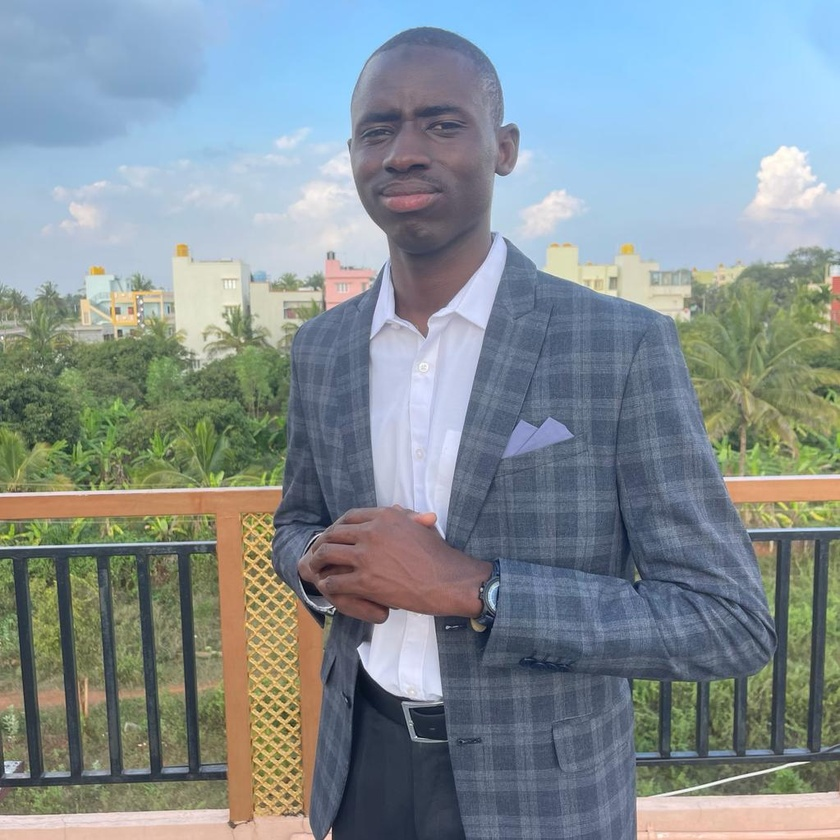
#> input picture assets/img/profile.jpg, 840 x 840 px, shrunk from 1023 x 1022 before the run
$ python remove_bg.py
#> lines starting #> are read from the running program, lines starting #| are printed output that depends on the picture; after the words box and inside, x2 and y2 are one past the last pixel; in counts of white or black regions, pixels touching at a corner belong together
from PIL import Image
import numpy as np

# Open the profile image
img = Image.open('assets/img/profile.jpg')
#> img is the input picture: PIL image 840x840 RGB; mean R, G, B 133.1, 144.7, 149.1

# Convert to RGBA if not already
if img.mode != 'RGBA':
    img = img.convert('RGBA')
#> img: PIL image 840x840 RGBA

# Convert to numpy array for processing
data = np.array(img)

# Get the background color (assuming it's the most common color in corners)
# Sample corners to determine background
corners = [
    data[0:10, 0:10],  # top-left
    data[0:10, -10:],  # top-right
    data[-10:, 0:10],  # bottom-left
    data[-10:, -10:]   # bottom-right
]

# Flatten corner pixels
corner_pixels = np.concatenate([c.reshape(-1, 4) for c in corners], axis=0)
#> corner_pixels = 400 rows, first 6: [140, 169, 199, 255], [140, 169, 199, 255], [140, 169, 199, 255], [140, 169, 199, 255], [140, 169, 199, 255], [140, 169, 199, 255]

# Find the most common color in corners (background)
unique_colors, counts = np.unique(corner_pixels, axis=0, return_counts=True)
#> unique_colors = 117 rows, first 6: [139, 168, 198, 255], [140, 169, 199, 255], [149, 210, 255, 255], [150, 208, 254, 255], [151, 209, 255, 255], [151, 210, 254, 255]; counts = 117 values, max 92 at index 1, min 1 at index 9, mean 3.42
background_color = unique_colors[np.argmax(counts)]
#> background_color = [140, 169, 199, 255]

# Create a mask for background removal
# Use a threshold to handle slight variations in background color
threshold = 30  # Adjust this value if needed (0-255)

# Calculate distance from background color
color_diff = np.abs(data[:, :, :3].astype(np.int16) - background_color[:3].astype(np.int16))
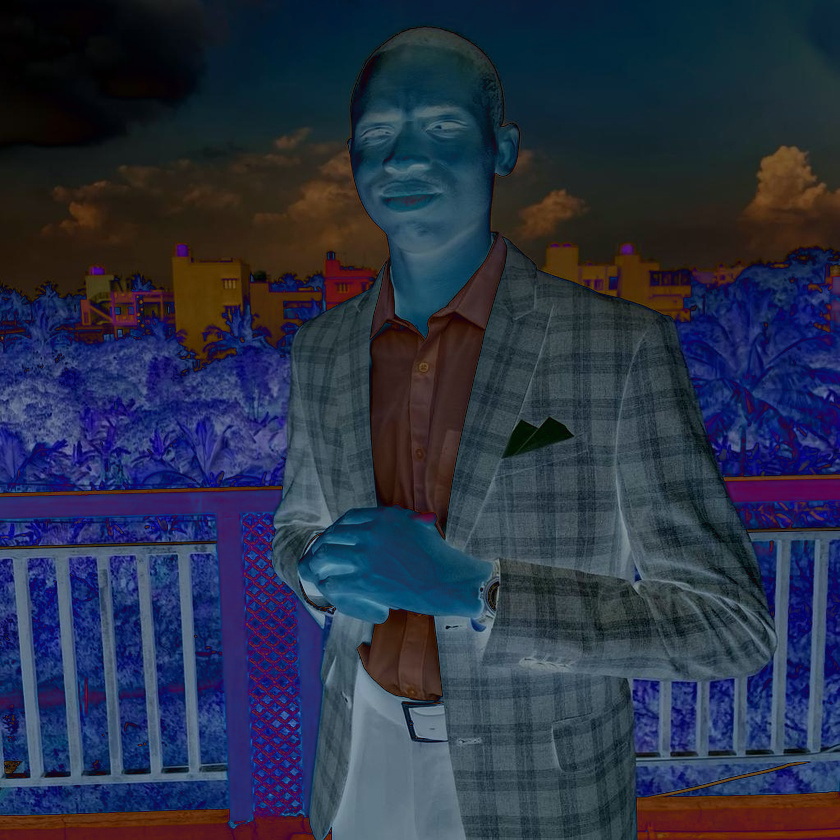
#> color_diff: shape (840, 840, 3) int16; mean R, G, B 41.2, 49.3, 70.8
distance = np.sqrt(np.sum(color_diff ** 2, axis=2))
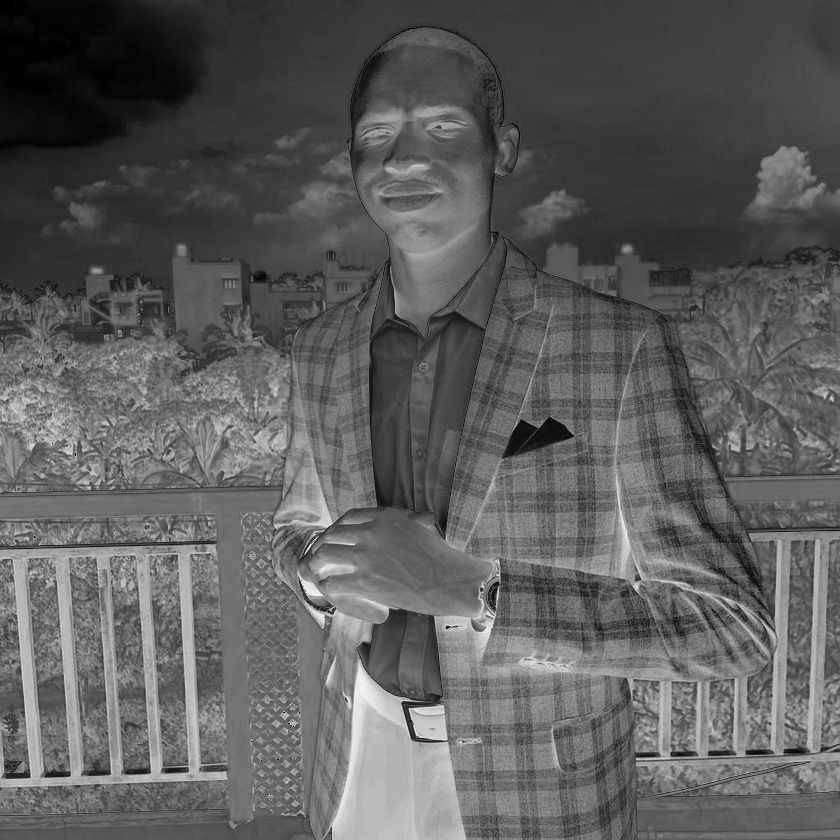
#> distance: shape (840, 840) float64; 0% of the values are NaN or infinite; the others: min 0, max 276.3, mean 101.3; drawn with min black, max white, NaN and infinite black

# Create mask: pixels close to background color become transparent
mask = distance > threshold
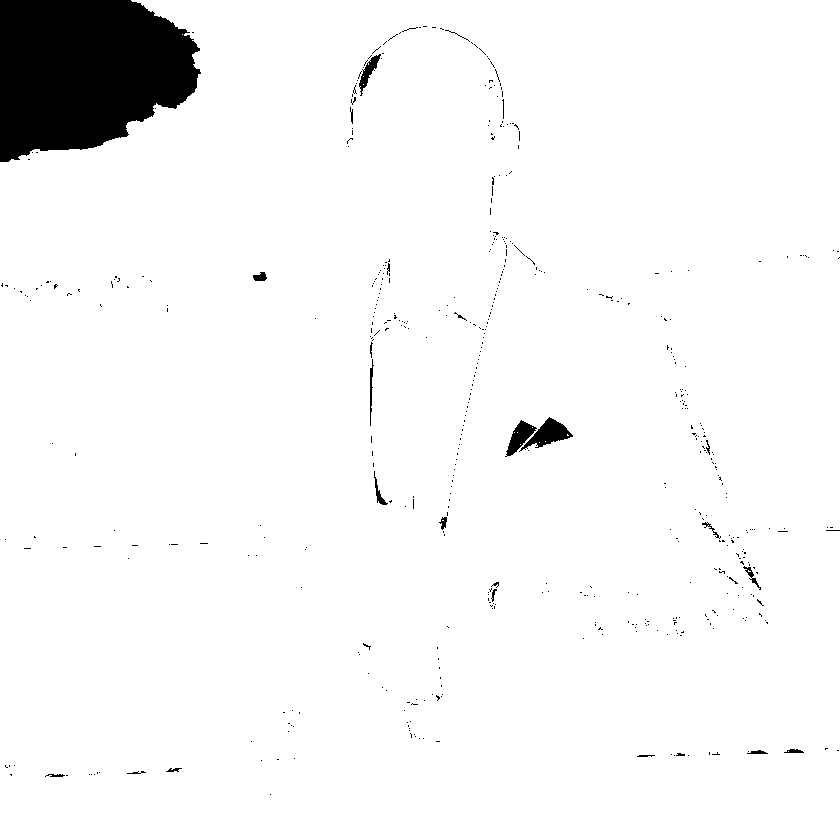
#> mask: shape (840, 840) bool; 95.9% white; 529 black regions (503 under 20 px), largest, box (x1, y1, x2, y2) and area: (0, 0, 201, 162) 25340, (519, 417, 573, 452) 728, (505, 420, 537, 457) 496

# Apply mask to alpha channel
data[:, :, 3] = data[:, :, 3] * mask
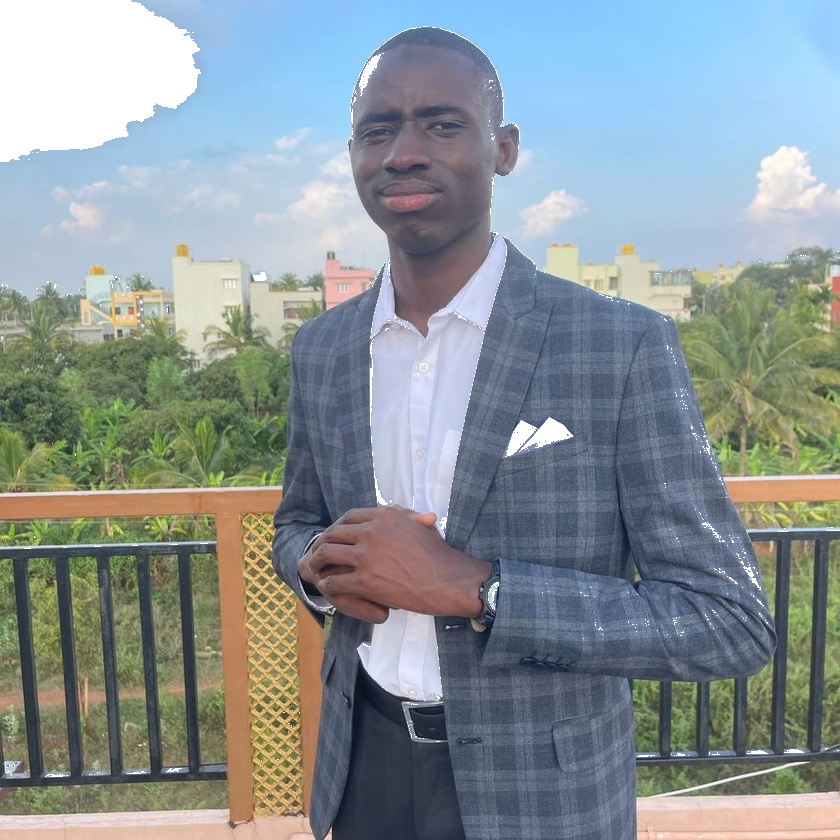
#> data: shape (840, 840, 4); mean R, G, B, A 133.1, 144.7, 149.1, 244.5; transparent parts drawn white

# Convert back to Image
result = Image.fromarray(data)

# Save the result
result.save('assets/img/profile.png', 'PNG')
print("Background removed successfully! Saved as profile.png")

$ run again, with assets/img/IMG_0820.jpg copied over assets/img/profile.jpg
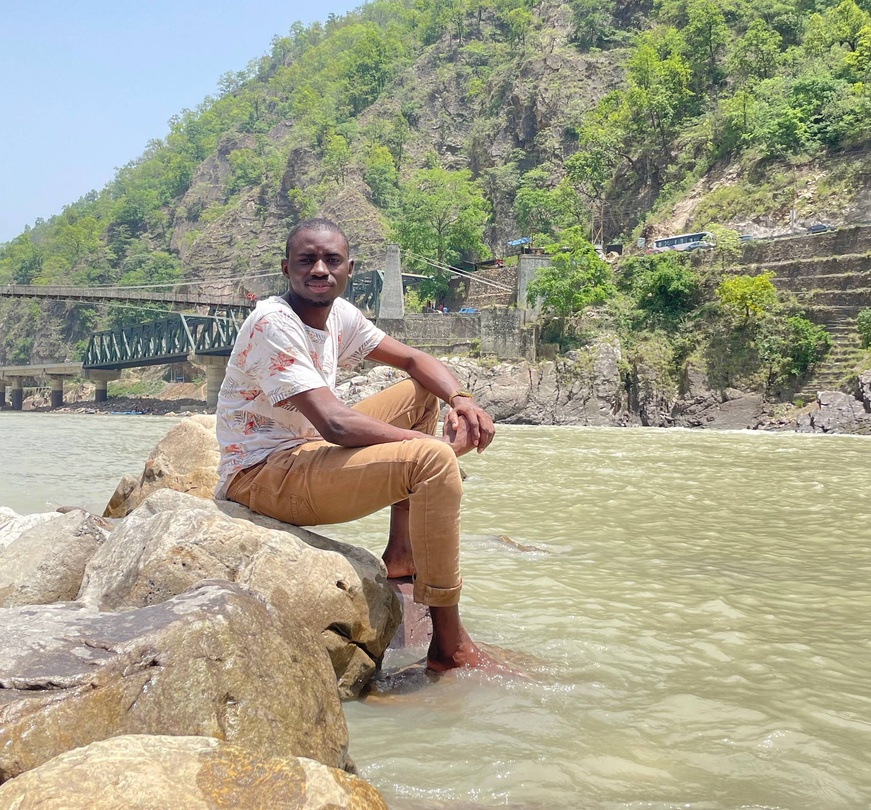
#> input picture assets/img/IMG_0820.jpg, 871 x 810 px, shrunk from 2512 x 2337 before the run
#> img is the input picture: PIL image 871x810 RGB; mean R, G, B 164, 161.6, 138.9
#> img: PIL image 871x810 RGBA
#> corner_pixels = 400 rows, first 6: [176, 208, 246, 255], [176, 208, 246, 255], [176, 208, 246, 255], [176, 208, 246, 255], [176, 208, 246, 255], [176, 208, 246, 255]
#> unique_colors = 246 rows, first 6: [45, 71, 42, 255], [51, 76, 46, 255], [53, 84, 53, 255], [55, 81, 52, 255], [56, 80, 46, 255], [56, 85, 55, 255]; counts = 246 values, max 43 at index 137, min 1 at index 0, mean 1.63
#> background_color = [176, 208, 246, 255]
#> `mask = distance > threshold`:
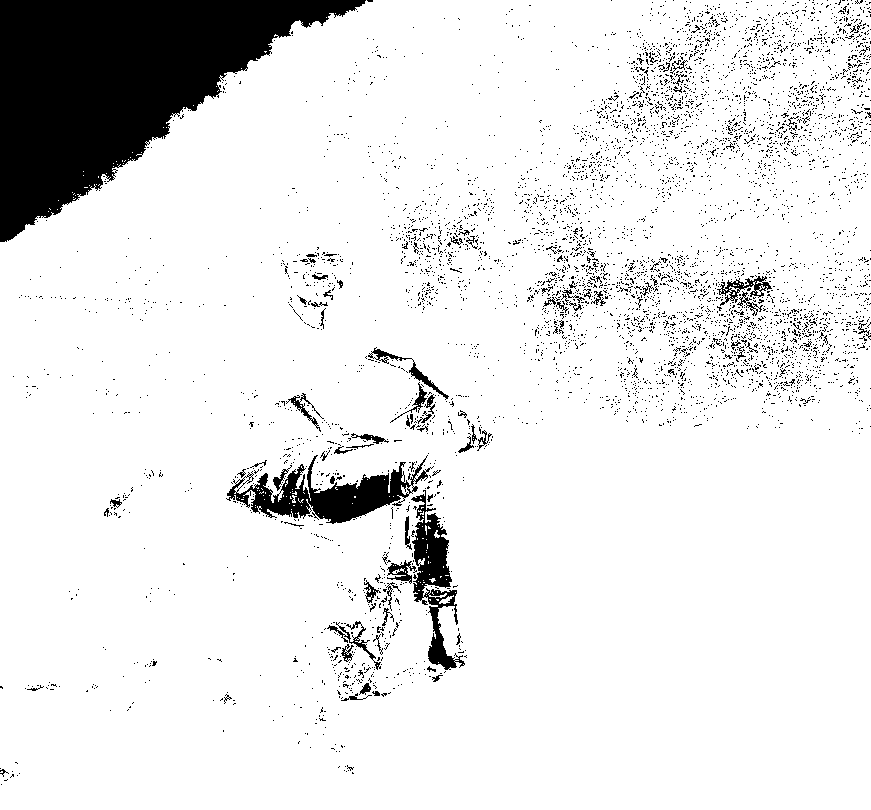
#> mask: shape (810, 871) bool; 90.1% white; 5445 black regions (5350 under 20 px), largest, box (x1, y1, x2, y2) and area: (0, 0, 366, 242) 43015, (226, 455, 434, 524) 5274, (411, 490, 465, 670) 3442
#> `data[:, :, 3] = data[:, :, 3] * mask`:
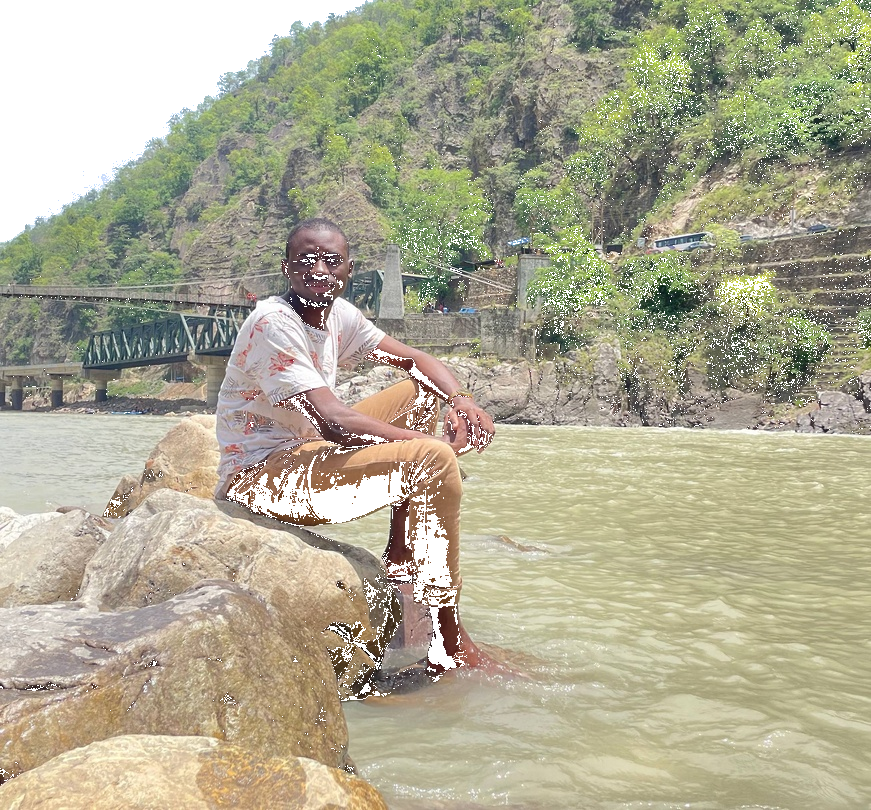
#> data: shape (810, 871, 4); mean R, G, B, A 164, 161.6, 138.9, 229.7; transparent parts drawn white

$ run again, with assets/img/diagnosis-ui.jpg copied over assets/img/profile.jpg
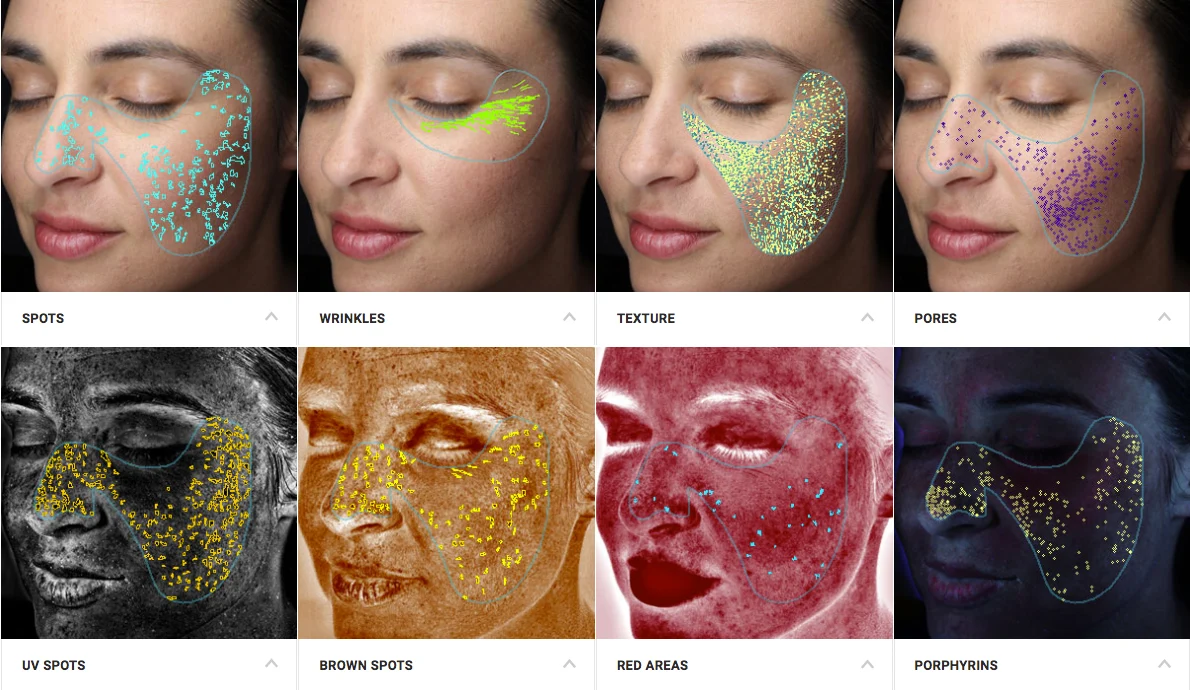
#> input picture assets/img/diagnosis-ui.jpg, 1190 x 690 px
#> img is the input picture: PIL image 1190x690 RGB; mean R, G, B 145.7, 119.5, 108.7
#> img: PIL image 1190x690 RGBA
#> corner_pixels = 400 rows, first 6: [255, 255, 255, 255], [14, 14, 14, 255], [13, 13, 13, 255], [13, 13, 13, 255], [10, 10, 10, 255], [10, 10, 10, 255]
#> unique_colors = 69 rows, first 6: [0, 0, 0, 255], [1, 1, 1, 255], [2, 2, 2, 255], [2, 3, 0, 255], [3, 3, 3, 255], [3, 4, 1, 255]; counts = 69 values, max 176 at index 68, min 1 at index 7, mean 5.8
#> background_color = [255, 255, 255, 255]
#> `mask = distance > threshold`:
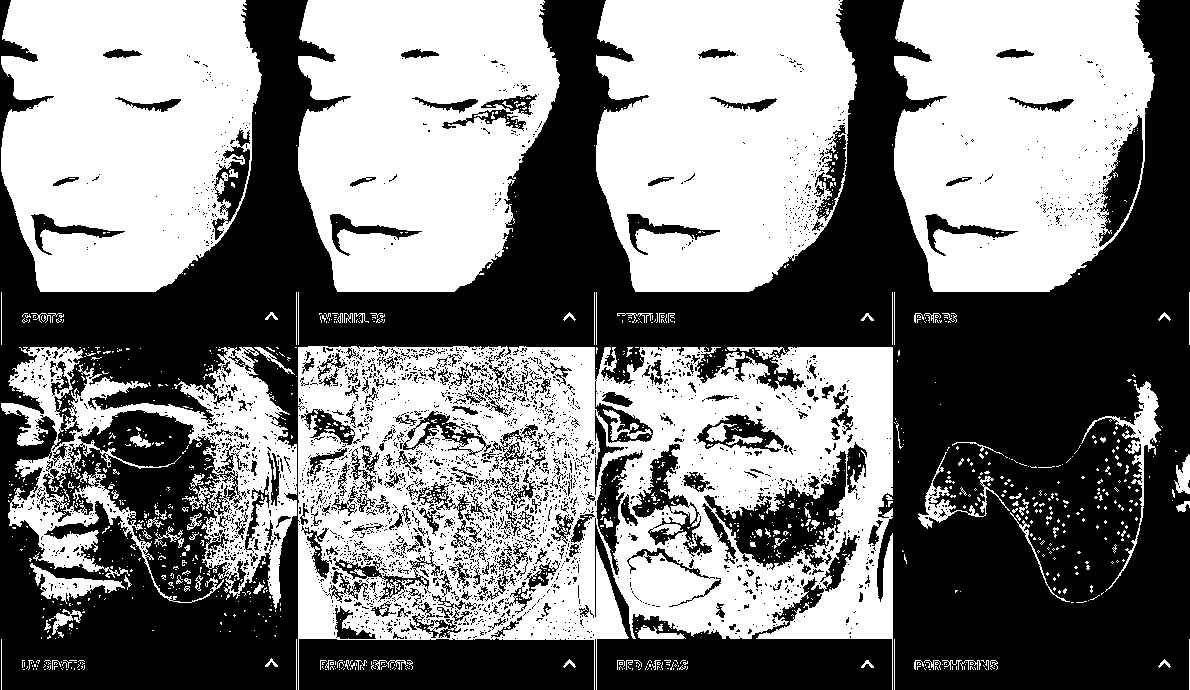
#> mask: shape (690, 1190) bool; 50.1% white; 3050 black regions (2769 under 20 px), largest, box (x1, y1, x2, y2) and area: (0, 0, 1190, 690) 321343, (595, 518, 892, 690) 17836, (299, 638, 594, 690) 14427
#> `data[:, :, 3] = data[:, :, 3] * mask`:
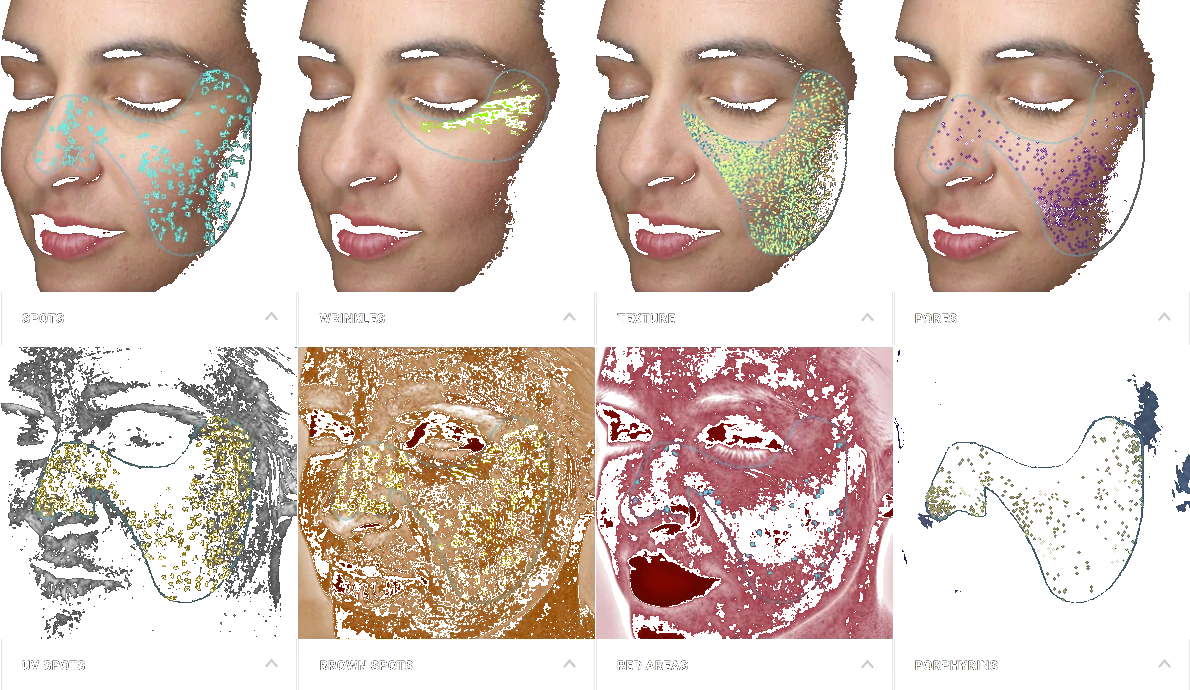
#> data: shape (690, 1190, 4); mean R, G, B, A 145.7, 119.5, 108.7, 127.8; transparent parts drawn white
